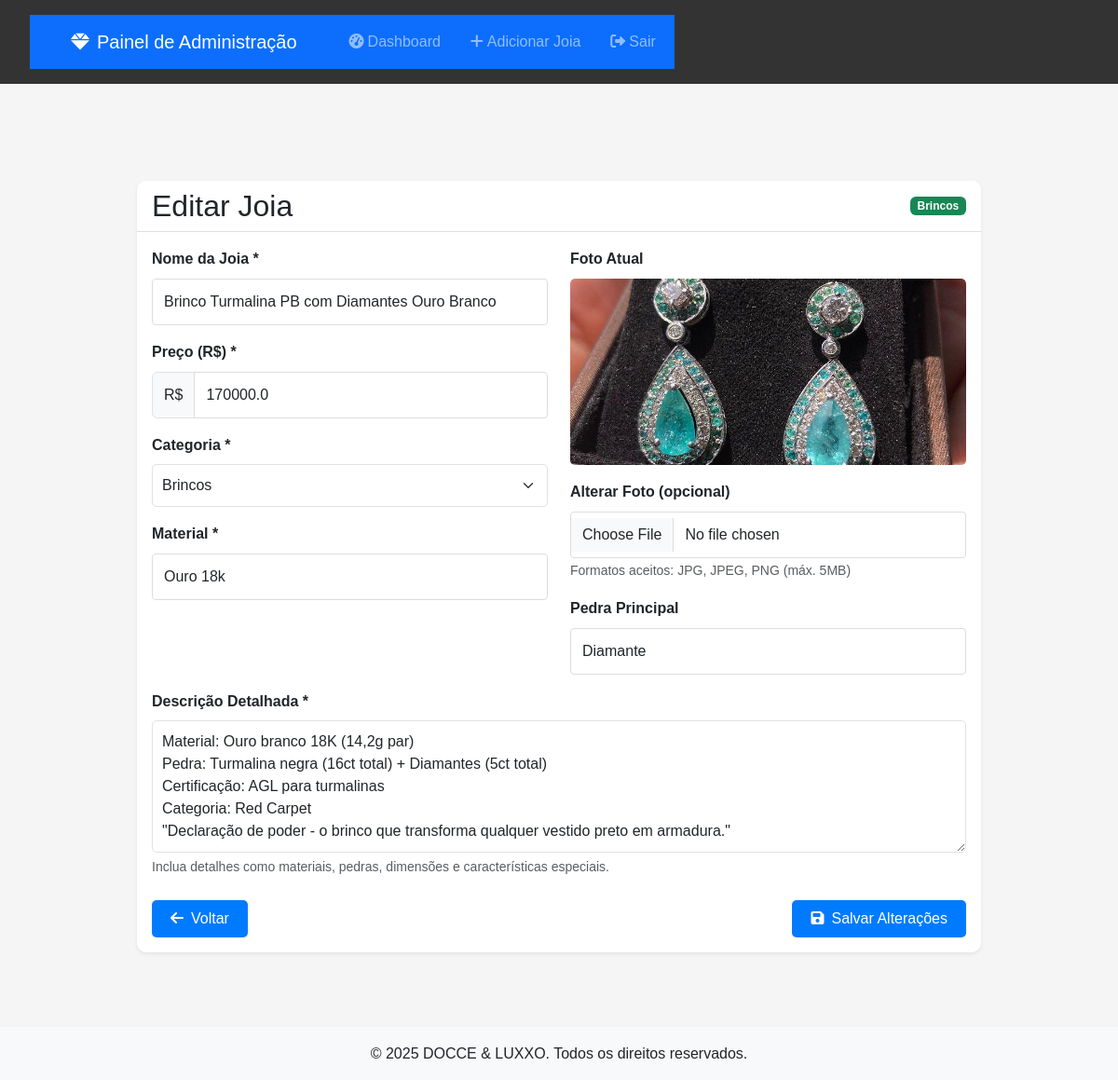
/admin/edit_joia/1 (signed in), run on the app's committed database.
### app/models.py (models this page shows, shortened)
class Joia(db.Model):
    id = db.Column(db.Integer, primary_key=True)
    nome = db.Column(db.String(100), nullable=False)
    preco = db.Column(db.Float, nullable=False)
    descricao = db.Column(db.Text, nullable=False)
    categoria = db.Column(db.String(50), nullable=False)
    foto = db.Column(db.String(200), nullable=False)

### app/routes.py (the view, shortened to what this page needs)
@admin.route('/edit_joia/<int:joia_id>', methods=['GET', 'POST'])
@login_required
def edit_joia(joia_id):
    joia = Joia.query.get_or_404(joia_id)
    return render_template('admin/edit_joia.html', joia=joia)

### app/templates/admin/edit_joia.html (shortened to what this page needs)
{% extends "admin/base.html" %}
{% block admin_content %}
<div class="container mt-5">
    <div class="row justify-content-center">
        <div class="col-md-10">
            <div class="card border-0 shadow-sm">
                <div class="card-header bg-white d-flex justify-content-between align-items-center">
                    <h2 class="mb-0">Editar Joia</h2>
                    <span class="badge bg-{% if joia.categoria == 'aneis' %}primary{% elif joia.categoria == 'brincos' %}success{% elif joia.categoria == 'pingentes' %}warning{% else %}secondary{% endif %}">
                        {{ joia.categoria|capitalize }}
                    </span>
                </div>
                <div class="card-body">
                    <form method="POST" enctype="multipart/form-data" id="editForm">
                        <div class="row">
                            <div class="col-md-6">
                                <div class="mb-3">
                                    <label for="nome" class="form-label">Nome da Joia *</label>
                                    <input type="text" id="nome" name="nome" class="form-control" value="{{ joia.nome }}" required>
                                </div>
                                <div class="mb-3">
                                    <label for="preco" class="form-label">Preço (R$) *</label>
                                    <div class="input-group">
                                        <span class="input-group-text">R$</span>
                                        <input type="number" step="0.01" id="preco" name="preco" class="form-control" value="{{ joia.preco }}" required>
                                    </div>
                                </div>
                                <div class="mb-3">
                                    <label for="categoria" class="form-label">Categoria *</label>
                                    <select id="categoria" name="categoria" class="form-select" required>
                                        <option value="brincos" {% if joia.categoria == 'brincos' %}selected{% endif %}>Brincos</option>
                                    </select>
                                </div>
                                <div class="mb-3">
                                    <label for="material" class="form-label">Material *</label>
                                    <input type="text" id="material" name="material" class="form-control" value="{{ joia.material|default('Ouro 18k') }}" required>
                                </div>
                            </div>
                            <div class="col-md-6">
                                <div class="mb-3">
                                    <label class="form-label">Foto Atual</label>
                                    <div class="card-img-container position-relative" style="height: 200px;">
                                        <img src="{{ joia.foto }}" alt="{{ joia.nome }}" class="card-img-top h-100" style="object-fit: cover;">
                                    </div>
                                </div>
                                <div class="mb-3">
                                    <label for="foto" class="form-label">Alterar Foto (opcional)</label>
                                    <input type="file" id="foto" name="foto" class="form-control" accept="image/*">
                                    <small class="text-muted">Formatos aceitos: JPG, JPEG, PNG (máx. 5MB)</small>
                                </div>
                                <div class="mb-3">
                                    <label for="pedra" class="form-label">Pedra Principal</label>
                                    <input type="text" id="pedra" name="pedra" class="form-control" value="{{ joia.pedra|default('Diamante') }}">
                                </div>
                            </div>
                        </div>
                        <div class="mb-3">
                            <label for="descricao" class="form-label">Descrição Detalhada *</label>
                            <textarea id="descricao" name="descricao" class="form-control" rows="5" required>{{ joia.descricao }}</textarea>
                            <div class="form-text">Inclua detalhes como materiais, pedras, dimensões e características especiais.</div>
                        </div>
                        <div class="d-flex justify-content-between mt-4">
                            <a href="{{ url_for('admin.dashboard') }}" class="btn btn-outline-secondary">
                                <i class="fas fa-arrow-left me-2"></i>Voltar
                            </a>
                            <button type="submit" class="btn btn-primary">
                                <i class="fas fa-save me-2"></i>Salvar Alterações
                            </button>
                        </div>
                    </form>
                </div>
            </div>
        </div>
    </div>
</div>
{% endblock %}

### app/static/css/admin.css (style rules this page uses)
body { font-family: 'Arial', sans-serif; line-height: 1.6; margin: 0; padding: 0; background-color: #f5f5f5; }
label { display: block; margin-bottom: 0.5rem; font-weight: bold; }
input[type="text"], input[type="password"], input[type="number"], input[type="file"], textarea, select { width: 100%; padding: 0.75rem; border: 1px solid #ddd; border-radius: 4px; font-size: 1rem; }
textarea { min-height: 120px; resize: vertical; }
.btn { display: inline-block; padding: 0.75rem 1.5rem; background-color: #007bff; color: white; text-decoration: none; border: none; border-radius: 4px; cursor: pointer; font-size: 1rem; transition: background-color 0.3s; }

### app/templates/admin/edit_joia.html (style rules this page uses)
.card { border-radius: 10px; overflow: hidden; }
.card-header { border-bottom: 1px solid rgba(0,0,0,.125); font-weight: 600; }
.form-control, .form-select { border-radius: 5px; padding: 10px; }
.btn { border-radius: 5px; padding: 8px 20px; }
.card-img-container { position: relative; overflow: hidden; border-radius: 5px; }

### data on the page
Joia: categoria "Brincos", nome "Brinco Turmalina PB com Diamantes Ouro Branco", preco "170000.0", foto (picture), descricao "Material: Ouro branco 18K (14,2g par) Pedra: Turmalina negra (16ct total) + Diamantes (5ct total) Certificação: AGL para turmalinas Categoria: Red Carpet \"Declaração de poder - o brinco que transforma qualquer vestido preto em armadura.\""
